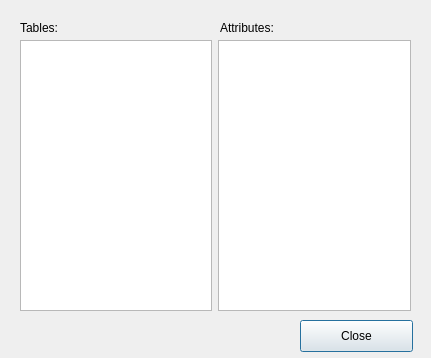
<?xml version="1.0" encoding="UTF-8"?>
<ui version="4.0">
 <class>Dialog</class>
 <widget class="QDialog" name="Dialog">
  <property name="geometry">
   <rect>
    <x>0</x>
    <y>0</y>
    <width>431</width>
    <height>358</height>
   </rect>
  </property>
  <property name="windowTitle">
   <string>Table Details</string>
  </property>
  <widget class="QLabel" name="label">
   <property name="geometry">
    <rect>
     <x>20</x>
     <y>20</y>
     <width>60</width>
     <height>16</height>
    </rect>
   </property>
   <property name="text">
    <string>Tables:</string>
   </property>
  </widget>
  <widget class="QLabel" name="label_2">
   <property name="geometry">
    <rect>
     <x>220</x>
     <y>20</y>
     <width>61</width>
     <height>16</height>
    </rect>
   </property>
   <property name="text">
    <string>Attributes:</string>
   </property>
  </widget>
  <widget class="QPushButton" name="pushButton">
   <property name="geometry">
    <rect>
     <x>300</x>
     <y>320</y>
     <width>113</width>
     <height>32</height>
    </rect>
   </property>
   <property name="text">
    <string>Close</string>
   </property>
   <property name="default">
    <bool>true</bool>
   </property>
  </widget>
  <widget class="QWidget" name="">
   <property name="geometry">
    <rect>
     <x>20</x>
     <y>40</y>
     <width>391</width>
     <height>271</height>
    </rect>
   </property>
   <layout class="QHBoxLayout" name="horizontalLayout">
    <item>
     <widget class="QListWidget" name="tableList"/>
    </item>
    <item>
     <widget class="QListWidget" name="attributeList"/>
    </item>
   </layout>
  </widget>
 </widget>
 <resources/>
 <connections/>
</ui>
